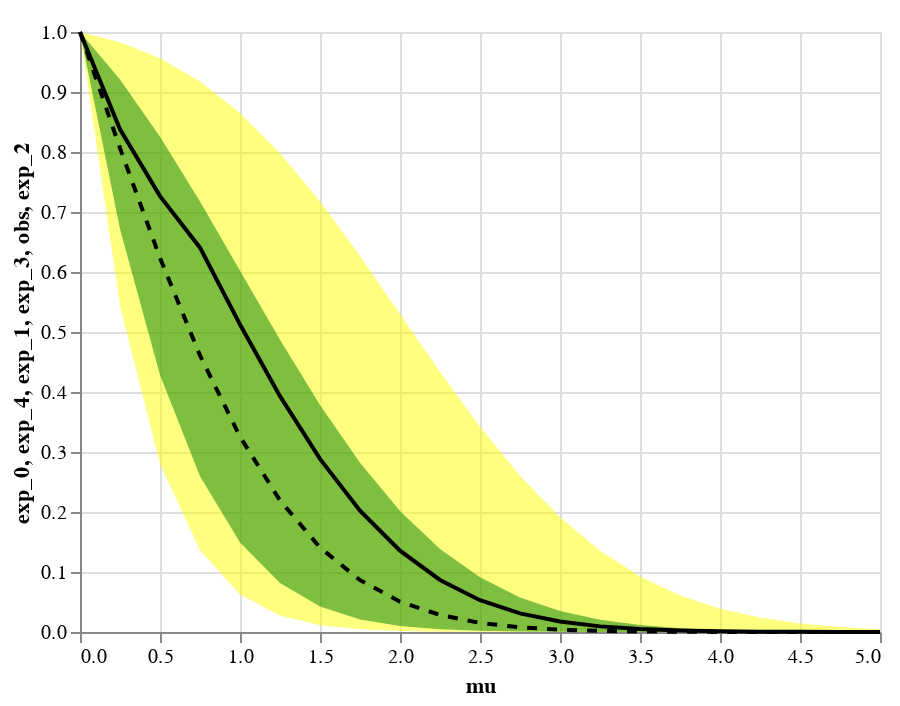

Notebook cell for this chart:
### Code cell
band1 = alt.Chart(df).mark_area(opacity = 0.5,color='green').encode(
    x='mu',
    y='exp_1',
    y2='exp_3'
)

band2 = alt.Chart(df).mark_area(opacity = 0.5,color='yellow').encode(
    x='mu',
    y='exp_0',
    y2='exp_4'
)

line1 = alt.Chart(df).mark_line(color = 'black').encode(
    x='mu',
    y='obs'
)

line2 = alt.Chart(df).mark_line(color = 'black', strokeDash=[5,5]).encode(
    x='mu',
    y='exp_2'
)

nearest = alt.selection_single(
    nearest=True, on='mouseover',fields=['mu'], empty='none'
)


point = alt.Chart(df).mark_point(color = 'black').encode(
    x='mu',
    y='obs',
    opacity=alt.condition(nearest, alt.value(1), alt.value(0))
).add_selection(
    nearest
)

text = line1.mark_text(align='left', dx=5, dy=-5).encode(
    text=alt.condition(nearest, 'obs', alt.value(' '))
)


band2 + band1 + line1 + line2 + point + text

### Figure 1 — Vega-Lite specification as saved in the notebook (floating-point values rounded to 4 significant figures)
{"config": {"view": {"continuousWidth": 400, "continuousHeight": 300}}, "layer": [{"mark": {"type": "area", "color": "yellow", "opacity": 0.5}, "encoding": {"x": {"type": "quantitative", "field": "mu"}, "y": {"type": "quantitative", "field": "exp_0"}, "y2": {"field": "exp_4"}}}, {"mark": {"type": "area", "color": "green", "opacity": 0.5}, "encoding": {"x": {"type": "quantitative", "field": "mu"}, "y": {"type": "quantitative", "field": "exp_1"}, "y2": {"field": "exp_3"}}}, {"mark": {"type": "line", "color": "black"}, "encoding": {"x": {"type": "quantitative", "field": "mu"}, "y": {"type": "quantitative", "field": "obs"}}}, {"mark": {"type": "line", "color": "black", "strokeDash": [5, 5]}, "encoding": {"x": {"type": "quantitative", "field": "mu"}, "y": {"type": "quantitative", "field": "exp_2"}}}, {"mark": {"type": "point", "color": "black"}, "encoding": {"opacity": {"condition": {"value": 1, "selection": "selector001"}, "value": 0}, "x": {"type": "quantitative", "field": "mu"}, "y": {"type": "quantitative", "field": "obs"}}, "selection": {"selector001": {"type": "single", "nearest": true, "on": "mouseover", "fields": ["mu"], "empty": "none"}}}, {"mark": {"type": "text", "align": "left", "dx": 5, "dy": -5}, "encoding": {"text": {"condition": {"type": "quantitative", "field": "obs", "selection": "selector001"}, "value": " "}, "x": {"type": "quantitative", "field": "mu"}, "y": {"type": "quantitative", "field": "obs"}}}], "data": {"name": "data-fe612dbbf0ac4adda351a7cf0862d34d"}, "$schema": "https://vega.github.io/schema/vega-lite/v4.0.0.json", "datasets": {"data-fe612dbbf0ac4adda351a7cf0862d34d": [{"mu": 0.0, "obs": 1.0, "exp_0": 1.0, "exp_1": 1.0, "exp_2": 1.0, "exp_3": 1.0, "exp_4": 1.0}, {"mu": 0.25, "obs": 0.8378, "exp_0": 0.5443, "exp_1": 0.6716, "exp_2": 0.8064, "exp_3": 0.921, "exp_4": 0.9827}, {"mu": 0.5, "obs": 0.7264, "exp_0": 0.28, "exp_1": 0.4285, "exp_2": 0.6234, "exp_3": 0.8256, "exp_4": 0.9561}, {"mu": 0.75, "obs": 0.6405, "exp_0": 0.1362, "exp_1": 0.2595, "exp_2": 0.461, "exp_3": 0.7175, "exp_4": 0.9175}, {"mu": 1.0, "obs": 0.5125, "exp_0": 0.06269, "exp_1": 0.1492, "exp_2": 0.3255, "exp_3": 0.6022, "exp_4": 0.8651}, {"mu": 1.25, "obs": 0.3931, "exp_0": 0.02735, "exp_1": 0.08147, "exp_2": 0.2193, "exp_3": 0.4869, "exp_4": 0.798}, {"mu": 1.5, "obs": 0.2885, "exp_0": 0.01134, "exp_1": 0.04229, "exp_2": 0.1409, "exp_3": 0.3783, "exp_4": 0.7174}, {"mu": 1.75, "obs": 0.2023, "exp_0": 0.004471, "exp_1": 0.0209, "exp_2": 0.0864, "exp_3": 0.2822, "exp_4": 0.6265}, {"mu": 2.0, "obs": 0.1355, "exp_0": 0.001682, "exp_1": 0.009856, "exp_2": 0.05059, "exp_3": 0.2018, "exp_4": 0.53}, {"mu": 2.25, "obs": 0.08671, "exp_0": 0.0006057, "exp_1": 0.004441, "exp_2": 0.02833, "exp_3": 0.1384, "exp_4": 0.4334}, {"mu": 2.5, "obs": 0.05304, "exp_0": 0.0002091, "exp_1": 0.001917, "exp_2": 0.01519, "exp_3": 0.09112, "exp_4": 0.3422}, {"mu": 2.75, "obs": 0.03104, "exp_0": 6.945e-05, "exp_1": 0.0007944, "exp_2": 0.007811, "exp_3": 0.05758, "exp_4": 0.2605}, {"mu": 3.0, "obs": 0.01741, "exp_0": 2.223e-05, "exp_1": 0.0003167, "exp_2": 0.00386, "exp_3": 0.03497, "exp_4": 0.1913}, {"mu": 3.25, "obs": 0.009367, "exp_0": 6.879e-06, "exp_1": 0.0001218, "exp_2": 0.001837, "exp_3": 0.02044, "exp_4": 0.1354}, {"mu": 3.5, "obs": 0.004846, "exp_0": 2.062e-06, "exp_1": 4.525e-05, "exp_2": 0.0008429, "exp_3": 0.01151, "exp_4": 0.0925}, {"mu": 3.75, "obs": 0.002413, "exp_0": 6e-07, "exp_1": 1.628e-05, "exp_2": 0.0003738, "exp_3": 0.006258, "exp_4": 0.06101}, {"mu": 4.0, "obs": 0.00116, "exp_0": 1.698e-07, "exp_1": 5.684e-06, "exp_2": 0.0001605, "exp_3": 0.003288, "exp_4": 0.03889}, {"mu": 4.25, "obs": 0.0005383, "exp_0": 4.686e-08, "exp_1": 1.929e-06, "exp_2": 6.68e-05, "exp_3": 0.001672, "exp_4": 0.02398}, {"mu": 4.5, "obs": 0.0002419, "exp_0": 1.262e-08, "exp_1": 6.372e-07, "exp_2": 2.701e-05, "exp_3": 0.0008244, "exp_4": 0.01433}, {"mu": 4.75, "obs": 0.0001054, "exp_0": 3.326e-09, "exp_1": 2.053e-07, "exp_2": 1.063e-05, "exp_3": 0.0003946, "exp_4": 0.008296}, {"mu": 5.0, "obs": 4.459e-05, "exp_0": 8.581e-10, "exp_1": 6.463e-08, "exp_2": 4.072e-06, "exp_3": 0.0001836, "exp_4": 0.004664}]}}
